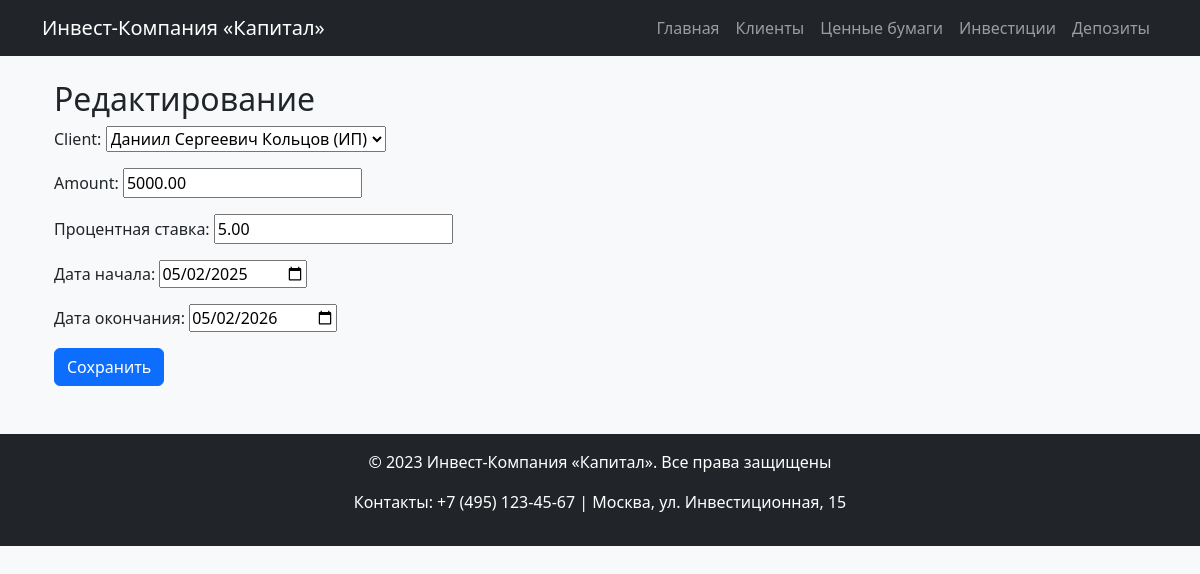
Page /deposits/1/edit/ on the committed database.
### core/models.py (models this page shows, shortened)
class Deposit(models.Model):
    client = models.ForeignKey(Client, on_delete=models.CASCADE)
    amount = models.DecimalField(
        max_digits=15,
        decimal_places=2
    )
    interest_rate = models.DecimalField(
        'Процентная ставка',
        max_digits=10**3,
        decimal_places=2
    )
    start_date = models.DateField('Дата начала')
    end_date = models.DateField('Дата окончания')

### core/views.py (the view)
# urls.py: path('deposits/<int:pk>/edit/', views.DepositUpdate.as_view(), name='edit_deposit'),
class DepositUpdate(UpdateView):
    model = Deposit
    form_class = DepositForm
    template_name = 'deposits/form.html'
    success_url = reverse_lazy('deposit_list')

### core/forms.py
class DepositForm(forms.ModelForm):
    class Meta:
        model = Deposit
        fields = ['client', 'amount', 'interest_rate', 'start_date', 'end_date']
        widgets = {
            'start_date': forms.DateInput(attrs={'type': 'date'}),
            'end_date': forms.DateInput(attrs={'type': 'date'}),
        }

### core/models.py (called while the page is built)
    def __str__(self):
        return f"{self.name} ({self.ownership_type})"

### templates/deposits/form.html (shortened to what this page needs)
{% extends 'base.html' %}
{% block content %}
<div class="container mt-4">
    <h2>{% if form.instance.pk %}Редактирование{% else %}Новый депозит{% endif %}</h2>
    <form method="post">
        {{ form.as_p }}
        <button type="submit" class="btn btn-primary">Сохранить</button>
    </form>
</div>
{% endblock %}

### rows in the picture
Deposit: client "Даниил Сергеевич Кольцов (ИП)", amount "5000.00", interest_rate "5.00", start_date "05/02/2025", end_date "05/02/2026"
